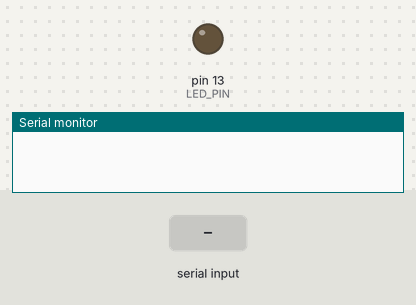
Bench run of a sketch on a simulated Arduino Uno, built with avr-gcc and run on an emulated ATmega328P. On the bench: output pins drawn as LEDs (lit = HIGH), the last lines printed to the serial monitor. The test bench sets the inputs (shaded band).

Above: at 1.2 s.
1.3 s: "A" received over Serial
At 2.4 s:
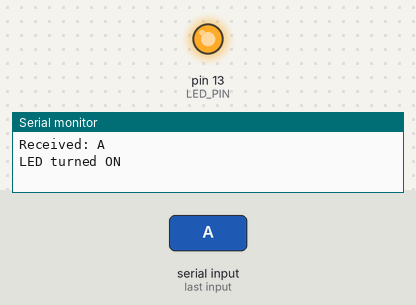
2.8 s: "1" received over Serial
At 3.5 s:
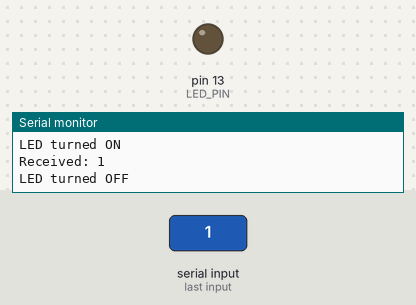
Timing chart, 0 to 5.8 s (numbered marks = the images above; inputs shaded):
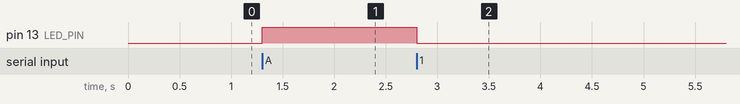

The sketch:

Receive_letter_LED.ino
```cpp
// Define the pin connected to the onboard LED
const int LED_PIN = 13;

void setup() {
  // Initialize serial communication at 9600 baud rate
  Serial.begin(9600);

  // Set the LED pin as an output
  pinMode(LED_PIN, OUTPUT);
}

void loop() {
  // Check if data is available to read from the serial port
  if (Serial.available() > 0) {
    // Read the incoming byte
    char incomingByte = Serial.read();

    // Print the received byte to the serial monitor for debugging
    Serial.print("Received: ");
    Serial.println(incomingByte);

    // Check if the received byte is 'A'
    if (incomingByte == 'A') {
      // Turn on the LED if 'A' is received
      digitalWrite(LED_PIN, HIGH);
      Serial.println("LED turned ON");
    } else {
      // Turn off the LED for any other letter received
      digitalWrite(LED_PIN, LOW);
      Serial.println("LED turned OFF");
    }
  }
}
```

Measured:
- after the input at 1.3 s, pin 13 (LED_PIN): LOW → HIGH at once
- after the input at 2.8 s, pin 13 (LED_PIN): HIGH → LOW at once
